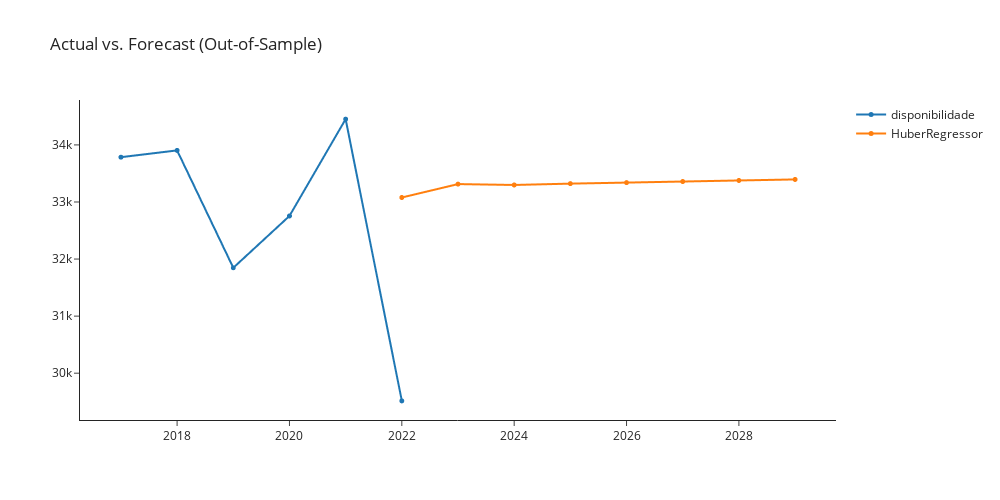

Notebook code for this chart:
### Markdown cell above
## ARIMA model

The ARIMA model is a model based on the Autoregression moving average (ARMA), 
but since the ARMA model is only a model for stationary time series, it is implemented as an ARIMA model including normalizing the abnormal data.

### Code cell
huber_cds_dt = exp.create_model('huber_cds_dt')
exp.plot_model(plot = 'decomp',
               data_kwargs = {'type' : 'multiplicative'},
               fig_kwargs = {"height":500,"width":1000,"template": "simple_white","hoverinfo":"none","big_data_threshold":10})
exp.plot_model(estimator = huber_cds_dt, plot = 'forecast', 
               data_kwargs = {'fh' : 8},
               fig_kwargs = {"height":500,"width":1000,"template": "simple_white","hoverinfo":"none","big_data_threshold":10})

### Figure 1 — Plotly figure (JSON) as saved in the notebook; plotly's stock layout.template omitted (floating-point values rounded to 4 significant figures)
{"data": [{"hoverinfo": "none", "line": {"width": 2}, "marker": {"size": 5}, "mode": "lines+markers", "name": "disponibilidade", "type": "scattergl", "x": [2017, 2018, 2019, 2020, 2021, 2022, 2023, 2024, 2025, 2026, 2027, 2028, 2029], "xaxis": "x", "y": [33785, 33904, 31847, 32755, 34452, 29515, null, null, null, null, null, null, null], "yaxis": "y"}, {"hoverinfo": "none", "line": {"width": 2}, "marker": {"size": 5}, "mode": "lines+markers", "name": "HuberRegressor", "type": "scattergl", "x": [2017, 2018, 2019, 2020, 2021, 2022, 2023, 2024, 2025, 2026, 2027, 2028, 2029], "xaxis": "x", "y": [null, null, null, null, null, 33080.0, 33310.0, 33300.0, 33320.0, 33340.0, 33360.0, 33380.0, 33400.0], "yaxis": "y"}], "layout": {"autosize": false, "height": 500, "showlegend": true, "title": {"text": "Actual vs. Forecast (Out-of-Sample)"}, "width": 1000, "xaxis": {"anchor": "y", "domain": [0, 1]}, "yaxis": {"anchor": "x", "domain": [0, 1]}}}
